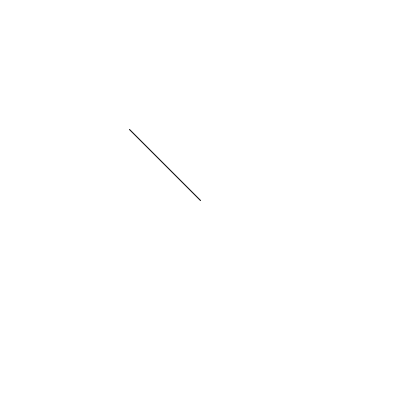
Frame 1 (no input)
Frame 60 (the mouse pressed at the canvas centre just before this capture): identical to frame 1, image omitted
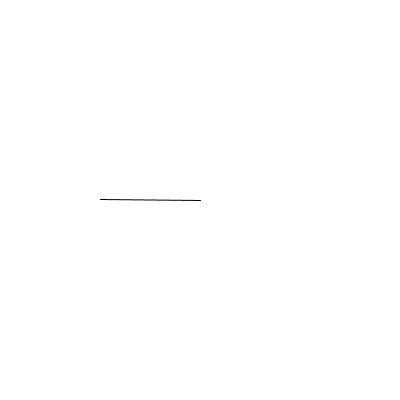
Frame 120 (the mouse held since frame 60 and released just before this capture)

The Processing sketch that drew these frames (run headless with seeded random() and noise(); from frame 60 on, the mouse is pressed at the canvas centre):

// Processing sketch: CC_067_angle_testing
// ── CC_067_angle_testing.pde
// Daniel Shiffman
// http://codingtra.in
// http://patreon.com/codingtrain

// Pong
// https://youtu.be/IIrC5Qcb2G4

void setup() {

  size(400, 400);
}

void draw() {
  background(255);
  float angle = map(mouseX, 0, width, 225, 135);
  float x = 100 * cos(radians(angle));
  float y = 100 * sin(radians(angle));
  line(200, 200, 200+x, 200+y);
}
